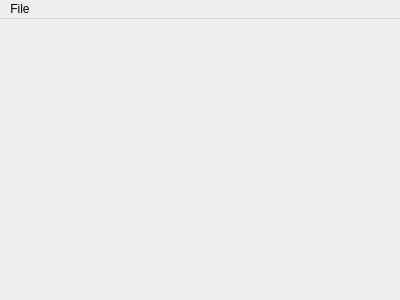
<?xml version="1.0" encoding="UTF-8"?>
<ui version="4.0">
 <class>EmojiEditor</class>
 <widget class="QDialog" name="EmojiEditor">
  <property name="geometry">
   <rect>
    <x>0</x>
    <y>0</y>
    <width>400</width>
    <height>300</height>
   </rect>
  </property>
  <property name="windowTitle">
   <string>Dialog</string>
  </property>
  <layout class="QVBoxLayout" name="verticalLayout">
   <property name="leftMargin">
    <number>0</number>
   </property>
   <property name="topMargin">
    <number>0</number>
   </property>
   <property name="rightMargin">
    <number>0</number>
   </property>
   <property name="bottomMargin">
    <number>0</number>
   </property>
   <item>
    <widget class="QMenuBar" name="menuBar">
     <widget class="QMenu" name="menuFile">
      <property name="title">
       <string>File</string>
      </property>
      <addaction name="actionImport_overwrite"/>
      <addaction name="actionImport_append"/>
      <addaction name="separator"/>
      <addaction name="actionExport"/>
      <addaction name="separator"/>
      <addaction name="actionClose"/>
     </widget>
     <addaction name="menuFile"/>
    </widget>
   </item>
   <item>
    <widget class="QScrollArea" name="scrollArea">
     <property name="frameShape">
      <enum>QFrame::NoFrame</enum>
     </property>
     <property name="widgetResizable">
      <bool>true</bool>
     </property>
     <widget class="QWidget" name="scrollAreaWidgetContents">
      <property name="geometry">
       <rect>
        <x>0</x>
        <y>0</y>
        <width>400</width>
        <height>274</height>
       </rect>
      </property>
      <property name="autoFillBackground">
       <bool>true</bool>
      </property>
      <layout class="QVBoxLayout" name="verticalLayout_2">
       <property name="spacing">
        <number>0</number>
       </property>
       <property name="leftMargin">
        <number>0</number>
       </property>
       <property name="topMargin">
        <number>0</number>
       </property>
       <property name="rightMargin">
        <number>0</number>
       </property>
       <property name="bottomMargin">
        <number>0</number>
       </property>
       <item>
        <layout class="QGridLayout" name="gridLayout"/>
       </item>
      </layout>
     </widget>
    </widget>
   </item>
  </layout>
  <action name="actionImport_overwrite">
   <property name="text">
    <string>Import (overwrite)</string>
   </property>
  </action>
  <action name="actionImport_append">
   <property name="text">
    <string>Import (append)</string>
   </property>
  </action>
  <action name="actionExport">
   <property name="text">
    <string>Export</string>
   </property>
  </action>
  <action name="actionClose">
   <property name="text">
    <string>Close</string>
   </property>
  </action>
 </widget>
 <resources/>
 <connections>
  <connection>
   <sender>actionClose</sender>
   <signal>triggered()</signal>
   <receiver>EmojiEditor</receiver>
   <slot>accept()</slot>
   <hints>
    <hint type="sourcelabel">
     <x>-1</x>
     <y>-1</y>
    </hint>
    <hint type="destinationlabel">
     <x>199</x>
     <y>149</y>
    </hint>
   </hints>
  </connection>
 </connections>
</ui>
